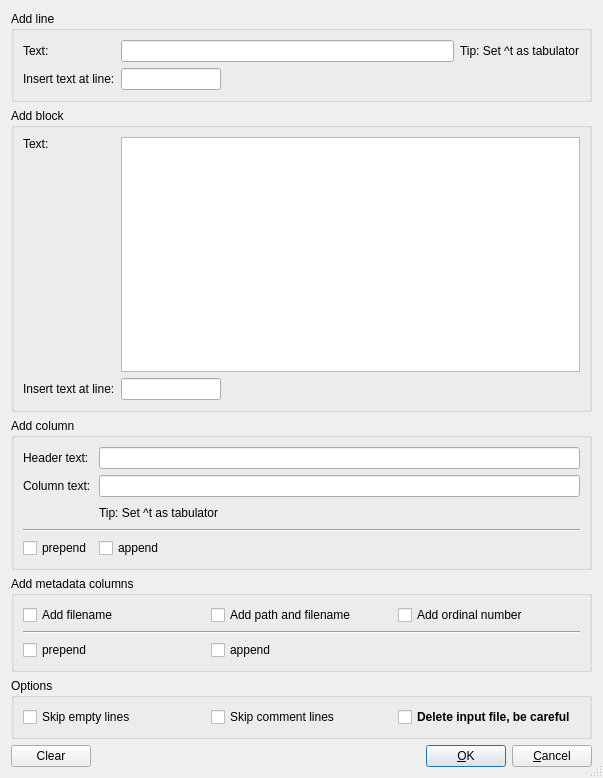
<?xml version="1.0" encoding="UTF-8"?>
<ui version="4.0">
 <class>AddDialog</class>
 <widget class="QDialog" name="AddDialog">
  <property name="geometry">
   <rect>
    <x>0</x>
    <y>0</y>
    <width>603</width>
    <height>778</height>
   </rect>
  </property>
  <property name="windowTitle">
   <string>Skip lines dialog</string>
  </property>
  <property name="sizeGripEnabled">
   <bool>true</bool>
  </property>
  <layout class="QGridLayout" name="gridLayout_6">
   <item row="0" column="0">
    <widget class="QGroupBox" name="groupBox_AddLine">
     <property name="title">
      <string>Add line</string>
     </property>
     <layout class="QGridLayout" name="gridLayout_2">
      <item row="0" column="0">
       <widget class="QLabel" name="label">
        <property name="text">
         <string>Text:</string>
        </property>
       </widget>
      </item>
      <item row="0" column="1" colspan="2">
       <widget class="QLineEdit" name="HeaderText_lineEdit_1"/>
      </item>
      <item row="0" column="3">
       <widget class="QLabel" name="label_2">
        <property name="text">
         <string>Tip: Set ^t as tabulator</string>
        </property>
       </widget>
      </item>
      <item row="1" column="0">
       <widget class="QLabel" name="label_3">
        <property name="text">
         <string>Insert text at line:</string>
        </property>
       </widget>
      </item>
      <item row="1" column="1">
       <widget class="QLineEdit" name="LineNo_lineEdit_1">
        <property name="maximumSize">
         <size>
          <width>100</width>
          <height>16777215</height>
         </size>
        </property>
       </widget>
      </item>
      <item row="1" column="2">
       <spacer name="horizontalSpacer_2">
        <property name="orientation">
         <enum>Qt::Horizontal</enum>
        </property>
        <property name="sizeHint" stdset="0">
         <size>
          <width>178</width>
          <height>20</height>
         </size>
        </property>
       </spacer>
      </item>
     </layout>
    </widget>
   </item>
   <item row="1" column="0">
    <widget class="QGroupBox" name="groupBox_AddBlock">
     <property name="title">
      <string>Add block</string>
     </property>
     <layout class="QGridLayout" name="gridLayout_4">
      <item row="2" column="0">
       <widget class="QLabel" name="label_5">
        <property name="text">
         <string>Insert text at line:</string>
        </property>
       </widget>
      </item>
      <item row="2" column="2">
       <spacer name="horizontalSpacer_3">
        <property name="orientation">
         <enum>Qt::Horizontal</enum>
        </property>
        <property name="sizeHint" stdset="0">
         <size>
          <width>294</width>
          <height>20</height>
         </size>
        </property>
       </spacer>
      </item>
      <item row="2" column="1">
       <widget class="QLineEdit" name="LineNo_lineEdit_2">
        <property name="maximumSize">
         <size>
          <width>100</width>
          <height>16777215</height>
         </size>
        </property>
       </widget>
      </item>
      <item row="1" column="0">
       <spacer name="verticalSpacer">
        <property name="orientation">
         <enum>Qt::Vertical</enum>
        </property>
        <property name="sizeHint" stdset="0">
         <size>
          <width>20</width>
          <height>170</height>
         </size>
        </property>
       </spacer>
      </item>
      <item row="0" column="1" rowspan="2" colspan="2">
       <widget class="QPlainTextEdit" name="TextBlock_plainTextEdit_2"/>
      </item>
      <item row="0" column="0">
       <widget class="QLabel" name="label_4">
        <property name="text">
         <string>Text:</string>
        </property>
       </widget>
      </item>
     </layout>
    </widget>
   </item>
   <item row="2" column="0">
    <widget class="QGroupBox" name="groupBox_AddColumn">
     <property name="title">
      <string>Add column</string>
     </property>
     <layout class="QGridLayout" name="gridLayout_3">
      <item row="0" column="0">
       <widget class="QLabel" name="label_6">
        <property name="text">
         <string>Header text:</string>
        </property>
       </widget>
      </item>
      <item row="0" column="1" colspan="2">
       <widget class="QLineEdit" name="HeaderText_lineEdit_3"/>
      </item>
      <item row="1" column="0">
       <widget class="QLabel" name="label_8">
        <property name="text">
         <string>Column text:</string>
        </property>
       </widget>
      </item>
      <item row="1" column="1" colspan="2">
       <widget class="QLineEdit" name="ColumnText_lineEdit_3">
        <property name="maximumSize">
         <size>
          <width>16777215</width>
          <height>16777215</height>
         </size>
        </property>
       </widget>
      </item>
      <item row="2" column="1">
       <widget class="QLabel" name="label_9">
        <property name="text">
         <string>Tip: Set ^t as tabulator</string>
        </property>
       </widget>
      </item>
      <item row="2" column="2">
       <spacer name="horizontalSpacer_4">
        <property name="orientation">
         <enum>Qt::Horizontal</enum>
        </property>
        <property name="sizeHint" stdset="0">
         <size>
          <width>310</width>
          <height>20</height>
         </size>
        </property>
       </spacer>
      </item>
      <item row="3" column="0" colspan="3">
       <widget class="Line" name="line_2">
        <property name="orientation">
         <enum>Qt::Horizontal</enum>
        </property>
       </widget>
      </item>
      <item row="4" column="0">
       <widget class="QCheckBox" name="PrependColumn_checkBox">
        <property name="text">
         <string>prepend</string>
        </property>
       </widget>
      </item>
      <item row="4" column="1">
       <widget class="QCheckBox" name="AppendColumn_checkBox">
        <property name="text">
         <string>append</string>
        </property>
       </widget>
      </item>
      <item row="4" column="2">
       <spacer name="horizontalSpacer_5">
        <property name="orientation">
         <enum>Qt::Horizontal</enum>
        </property>
        <property name="sizeHint" stdset="0">
         <size>
          <width>310</width>
          <height>20</height>
         </size>
        </property>
       </spacer>
      </item>
     </layout>
    </widget>
   </item>
   <item row="3" column="0">
    <widget class="QGroupBox" name="groupBox_Options_1">
     <property name="title">
      <string>Add metadata columns</string>
     </property>
     <layout class="QGridLayout" name="gridLayout">
      <item row="0" column="0">
       <widget class="QCheckBox" name="AddFilename_checkBox">
        <property name="text">
         <string>Add filename</string>
        </property>
       </widget>
      </item>
      <item row="0" column="1">
       <widget class="QCheckBox" name="AddFullPath_checkBox">
        <property name="text">
         <string>Add path and filename</string>
        </property>
       </widget>
      </item>
      <item row="0" column="2">
       <widget class="QCheckBox" name="AddOrdinalNumber_checkBox">
        <property name="font">
         <font>
          <weight>50</weight>
          <bold>false</bold>
         </font>
        </property>
        <property name="text">
         <string>Add ordinal number</string>
        </property>
       </widget>
      </item>
      <item row="1" column="0" colspan="3">
       <widget class="Line" name="line">
        <property name="orientation">
         <enum>Qt::Horizontal</enum>
        </property>
       </widget>
      </item>
      <item row="2" column="0">
       <widget class="QCheckBox" name="PrependMetadataColumn_checkBox">
        <property name="text">
         <string>prepend</string>
        </property>
       </widget>
      </item>
      <item row="2" column="1">
       <widget class="QCheckBox" name="AppendMetadataColumn_checkBox">
        <property name="text">
         <string>append</string>
        </property>
       </widget>
      </item>
     </layout>
    </widget>
   </item>
   <item row="4" column="0">
    <widget class="QGroupBox" name="groupBox_Options_2">
     <property name="title">
      <string>Options</string>
     </property>
     <layout class="QGridLayout" name="gridLayout_5">
      <item row="0" column="0">
       <widget class="QCheckBox" name="SkipEmptyLines_checkBox">
        <property name="text">
         <string>Skip empty lines</string>
        </property>
       </widget>
      </item>
      <item row="0" column="1">
       <widget class="QCheckBox" name="SkipCommentLines_checkBox">
        <property name="text">
         <string>Skip comment lines</string>
        </property>
       </widget>
      </item>
      <item row="0" column="2">
       <widget class="QCheckBox" name="DeleteInputFile_checkBox">
        <property name="font">
         <font>
          <weight>75</weight>
          <bold>true</bold>
         </font>
        </property>
        <property name="text">
         <string>Delete input file, be careful</string>
        </property>
       </widget>
      </item>
     </layout>
    </widget>
   </item>
   <item row="5" column="0">
    <layout class="QHBoxLayout" name="horizontalLayout">
     <item>
      <widget class="QPushButton" name="ClearAll_pushButton">
       <property name="text">
        <string>Clear</string>
       </property>
      </widget>
     </item>
     <item>
      <spacer name="horizontalSpacer">
       <property name="orientation">
        <enum>Qt::Horizontal</enum>
       </property>
       <property name="sizeHint" stdset="0">
        <size>
         <width>40</width>
         <height>20</height>
        </size>
       </property>
      </spacer>
     </item>
     <item>
      <widget class="QPushButton" name="OK_pushButton">
       <property name="text">
        <string>&amp;OK</string>
       </property>
       <property name="default">
        <bool>true</bool>
       </property>
      </widget>
     </item>
     <item>
      <widget class="QPushButton" name="Cancel_pushButton">
       <property name="text">
        <string>&amp;Cancel</string>
       </property>
      </widget>
     </item>
    </layout>
   </item>
  </layout>
 </widget>
 <tabstops>
  <tabstop>HeaderText_lineEdit_1</tabstop>
  <tabstop>LineNo_lineEdit_1</tabstop>
  <tabstop>TextBlock_plainTextEdit_2</tabstop>
  <tabstop>LineNo_lineEdit_2</tabstop>
  <tabstop>HeaderText_lineEdit_3</tabstop>
  <tabstop>ColumnText_lineEdit_3</tabstop>
  <tabstop>PrependColumn_checkBox</tabstop>
  <tabstop>AppendColumn_checkBox</tabstop>
  <tabstop>AddFilename_checkBox</tabstop>
  <tabstop>AddFullPath_checkBox</tabstop>
  <tabstop>AddOrdinalNumber_checkBox</tabstop>
  <tabstop>PrependMetadataColumn_checkBox</tabstop>
  <tabstop>AppendMetadataColumn_checkBox</tabstop>
  <tabstop>SkipEmptyLines_checkBox</tabstop>
  <tabstop>SkipCommentLines_checkBox</tabstop>
  <tabstop>DeleteInputFile_checkBox</tabstop>
  <tabstop>ClearAll_pushButton</tabstop>
  <tabstop>OK_pushButton</tabstop>
  <tabstop>Cancel_pushButton</tabstop>
 </tabstops>
 <resources/>
 <connections/>
</ui>
